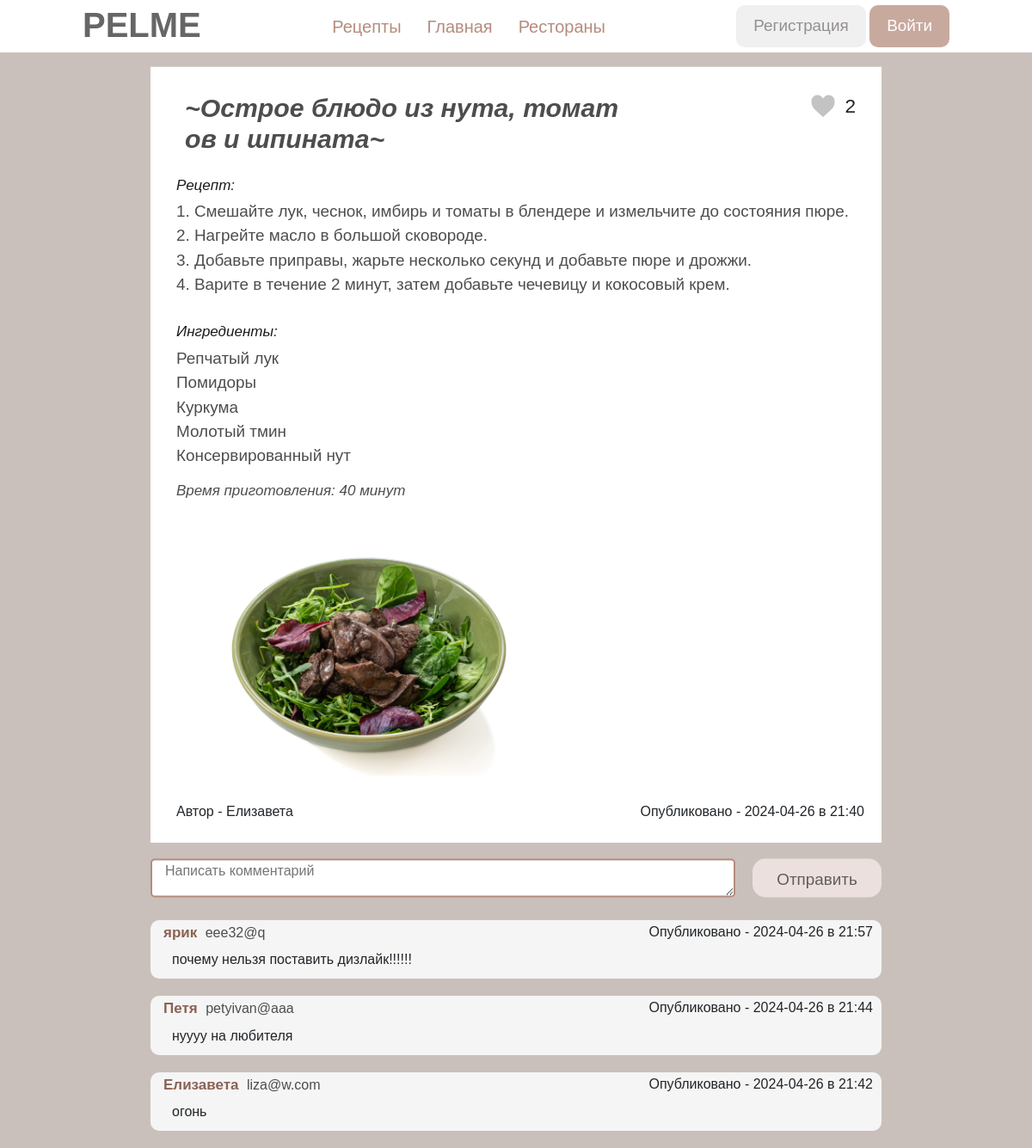
Before: /read_recipe/2 with the older database file.
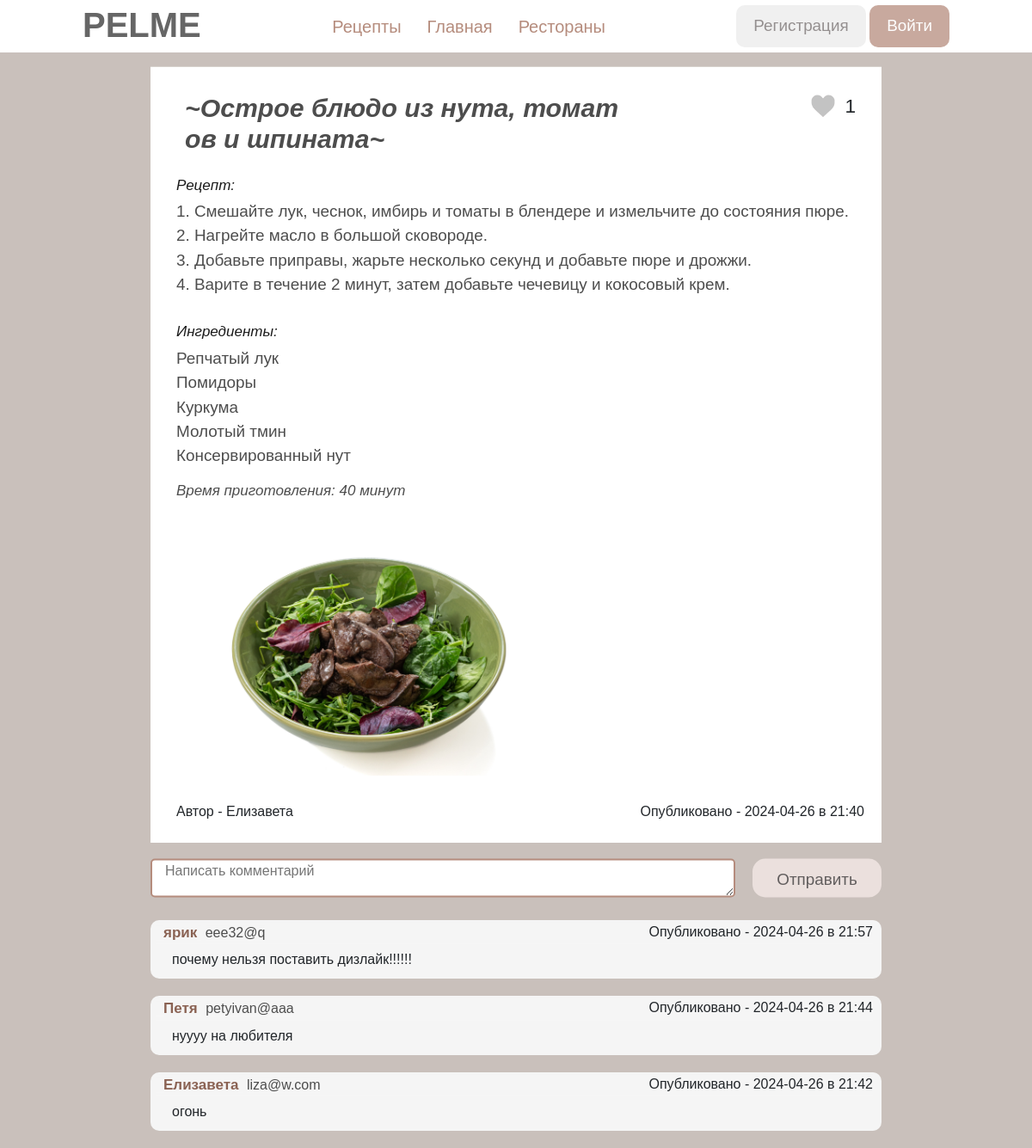
After: the same page with the newer database file.
### data/recipes.py (models this page shows)
class Recipes(SqlAlchemyBase):
    __tablename__ = 'recipes'
    id = sqlalchemy.Column(sqlalchemy.Integer, primary_key=True, autoincrement=True)
    name = sqlalchemy.Column(sqlalchemy.String, nullable=True)
    text = sqlalchemy.Column(sqlalchemy.String, nullable=True)
    ingredients = sqlalchemy.Column(sqlalchemy.String, nullable=True)
    time = sqlalchemy.Column(sqlalchemy.String, nullable=True)
    photo = sqlalchemy.Column(sqlalchemy.String, nullable=True)
    count_likes = sqlalchemy.Column(sqlalchemy.String, nullable=True)
    users_likes = sqlalchemy.Column(sqlalchemy.String, nullable=True)
    modified_date = sqlalchemy.Column(sqlalchemy.DateTime, default=datetime.datetime.now)
    is_private = sqlalchemy.Column(sqlalchemy.Boolean, default=True)
    user_id = sqlalchemy.Column(sqlalchemy.Integer, sqlalchemy.ForeignKey("users.id"))
    user = orm.relationship('User')

### main.py (the view)
@app.route('/read_recipe/<int:id>', methods=['GET','POST'])  # страница с самим рецетом и комментариями к нему
def read_recipe(id):
    db_sess = db_session.create_session()
    recipe = db_sess.query(Recipes).filter(Recipes.id == id).first()
    comments = db_sess.query(Comments).filter(Comments.recipe_id == id).order_by(Comments.modified_date.desc()).all()
    user_name = db_sess.query(User).filter(User.id == recipe.user_id).first().name
    list_liked_recipes = []
    if current_user.is_authenticated:  # чтобы отобразить, что пользователь лайкнул рецепт
        list_liked_recipes = [int(i) for i in current_user.liked_recipes.split(',') if i != '']
    return render_template('read_recipe.html', recipe=recipe, user_name=user_name,  user=User,
                           db_sess=db_sess, comments=comments, list_recipes=list_liked_recipes)

### data/db_session.py (called while the page is built)
def create_session() -> Session:
    global __factory
    return __factory()

### templates/read_recipe.html (shortened to what this page needs)
{% extends "base.html" %}
{% block content %}
<link rel="stylesheet" href="/static/css/read_recipe.css">
<div class="field">
    <form class="form-btn" id="likes" action="/change_likes" method="post">
        <div class="in-line-name">
            <h1 class="name">~{{ recipe.name }}~</h1>
            <div class="likes-inline">
                {% if recipe.id in list_recipes %}
                <button class="photo-btn-like"><img src="/static/images/red_heart.png"></button>
                {% else %}
                <button class="photo-btn-like"><img src="/static/images/grey_heart.png"></button>
                {% endif %}
                <div class="likes">{{ recipe.count_likes }}</div>
            </div>
        </div>
    </form>
    <div class="recipe-just">Рецепт:</div><br>
    <div class="recipe"><h1 class="text">{{recipe.text}}</h1></div>
    <div class="ingredients-just">Ингредиенты:</div><br>
    <div class="ingredients"><h1 class="text">{{recipe.ingredients}}</h1></div>
    <div class="time">Время приготовления: {{recipe.time}}</div>
    {% if recipe.photo %}
        <div class="photo"><img src="{{recipe.photo}}"></div>
    {% endif %}
    <div class="author-date">
        <div class="author-recipe">Автор - {{ user_name }} </div>
        <div class="date">Опубликовано - {{ recipe.modified_date.date() }} в {{ recipe.modified_date.hour }}:{{ recipe.modified_date.minute }}</div>
    </div><br>
</div>
<form name="comment" class="comment-write" action="/write_comment/{{ recipe.id }}" method="POST">
    <textarea type="text" autocomplete="off" id="comment" placeholder="Написать комментарий" name="comment"></textarea>
    <button class="btn-send" onclick="ClearField" type="submit">Отправить</button>
</form>
<div class="comments">
    {% for item in comments %}
    <div class="comment">
        <form class="form-comment" id="show-profile" action="/profile_user_recipe/{{ item.user_id }}" method="post">
        <div class="in-line">
            <div class="inform">
                <div class="author author-email"><button class="link" type="submit">{{ db_sess.query(user).filter(user.id == item.user_id).first().name }}</button></div>
                <div class="email author-email">{{ db_sess.query(user).filter(user.id == item.user_id).first().email }}</div>
            </div>
            <div class="data author-email-data">Опубликовано - {{ item.modified_date.date() }} в {{ item.modified_date.hour }}:{{ item.modified_date.minute }}</div>
        </div>
        </form><br>
        <div class="text-comment">{{ item.comment }}</div>
    </div>
    {% endfor %}
</div>
{% endblock %}

Changed rows visible on the page:
changed Recipes "Острое блюдо из нута, томатов и шпината": count_likes "2" → "1"
